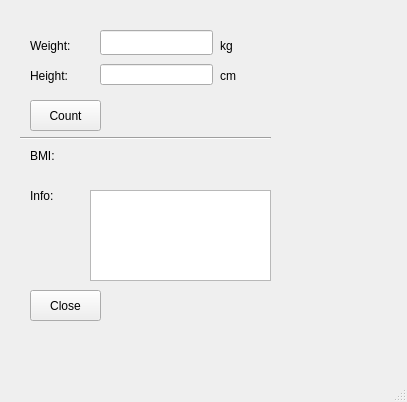
<?xml version="1.0" encoding="UTF-8"?>
<ui version="4.0">
 <class>MainWindow</class>
 <widget class="QMainWindow" name="MainWindow">
  <property name="geometry">
   <rect>
    <x>0</x>
    <y>0</y>
    <width>407</width>
    <height>402</height>
   </rect>
  </property>
  <property name="windowTitle">
   <string>MainWindow</string>
  </property>
  <widget class="QWidget" name="centralwidget">
   <widget class="QLabel" name="label">
    <property name="geometry">
     <rect>
      <x>30</x>
      <y>30</y>
      <width>67</width>
      <height>31</height>
     </rect>
    </property>
    <property name="text">
     <string>Weight:</string>
    </property>
   </widget>
   <widget class="QLabel" name="label_2">
    <property name="geometry">
     <rect>
      <x>30</x>
      <y>60</y>
      <width>67</width>
      <height>31</height>
     </rect>
    </property>
    <property name="text">
     <string>Height:</string>
    </property>
   </widget>
   <widget class="QLabel" name="label_3">
    <property name="geometry">
     <rect>
      <x>30</x>
      <y>140</y>
      <width>67</width>
      <height>31</height>
     </rect>
    </property>
    <property name="text">
     <string>BMI:</string>
    </property>
   </widget>
   <widget class="QLabel" name="resultLabel">
    <property name="geometry">
     <rect>
      <x>90</x>
      <y>140</y>
      <width>101</width>
      <height>31</height>
     </rect>
    </property>
    <property name="text">
     <string/>
    </property>
   </widget>
   <widget class="QLabel" name="label_5">
    <property name="geometry">
     <rect>
      <x>30</x>
      <y>180</y>
      <width>67</width>
      <height>31</height>
     </rect>
    </property>
    <property name="text">
     <string>Info:</string>
    </property>
   </widget>
   <widget class="QTextBrowser" name="infoTextBrowser">
    <property name="geometry">
     <rect>
      <x>90</x>
      <y>190</y>
      <width>181</width>
      <height>91</height>
     </rect>
    </property>
   </widget>
   <widget class="Line" name="line">
    <property name="geometry">
     <rect>
      <x>20</x>
      <y>130</y>
      <width>251</width>
      <height>16</height>
     </rect>
    </property>
    <property name="orientation">
     <enum>Qt::Horizontal</enum>
    </property>
   </widget>
   <widget class="QLabel" name="label_6">
    <property name="geometry">
     <rect>
      <x>220</x>
      <y>30</y>
      <width>67</width>
      <height>31</height>
     </rect>
    </property>
    <property name="text">
     <string>kg</string>
    </property>
   </widget>
   <widget class="QLabel" name="label_7">
    <property name="geometry">
     <rect>
      <x>220</x>
      <y>60</y>
      <width>67</width>
      <height>31</height>
     </rect>
    </property>
    <property name="text">
     <string>cm</string>
    </property>
   </widget>
   <widget class="QPushButton" name="countButton">
    <property name="geometry">
     <rect>
      <x>30</x>
      <y>100</y>
      <width>71</width>
      <height>31</height>
     </rect>
    </property>
    <property name="text">
     <string>Count</string>
    </property>
   </widget>
   <widget class="QLineEdit" name="weightLineEdit">
    <property name="geometry">
     <rect>
      <x>100</x>
      <y>30</y>
      <width>113</width>
      <height>25</height>
     </rect>
    </property>
   </widget>
   <widget class="QLineEdit" name="heightLineEdit">
    <property name="geometry">
     <rect>
      <x>100</x>
      <y>64</y>
      <width>113</width>
      <height>21</height>
     </rect>
    </property>
   </widget>
   <widget class="QPushButton" name="closeButton">
    <property name="geometry">
     <rect>
      <x>30</x>
      <y>290</y>
      <width>71</width>
      <height>31</height>
     </rect>
    </property>
    <property name="text">
     <string>Close</string>
    </property>
   </widget>
  </widget>
  <widget class="QMenuBar" name="menubar">
   <property name="geometry">
    <rect>
     <x>0</x>
     <y>0</y>
     <width>407</width>
     <height>22</height>
    </rect>
   </property>
  </widget>
  <widget class="QStatusBar" name="statusbar"/>
 </widget>
 <resources/>
 <connections/>
</ui>
